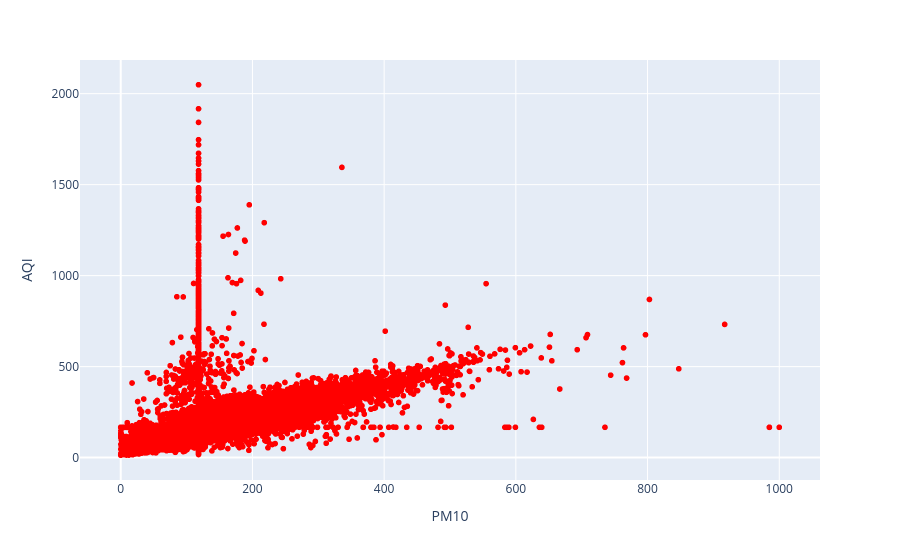

Notebook cell for this chart:
### Code cell
fig = px.scatter(df2, x="PM10", y="AQI", color_discrete_sequence=['red'])

fig.show()

### Figure 1 — Plotly figure (JSON) as saved in the notebook; plotly's stock layout.template omitted (floating-point values rounded to 4 significant figures; data arrays with more than 128 entries replaced by an {"elided": "..."} marker saying what was removed)
{"data": [{"hovertemplate": "PM10=%{x}<br>AQI=%{y}<extra></extra>", "legendgroup": "", "marker": {"color": "red", "symbol": "circle"}, "mode": "markers", "name": "", "showlegend": false, "type": "scattergl", "x": {"elided": "29531 float values"}, "xaxis": "x", "y": {"elided": "29531 float values"}, "yaxis": "y"}], "layout": {"legend": {"tracegroupgap": 0}, "margin": {"t": 60}, "xaxis": {"anchor": "y", "domain": [0, 1], "title": {"text": "PM10"}}, "yaxis": {"anchor": "x", "domain": [0, 1], "title": {"text": "AQI"}}}}
